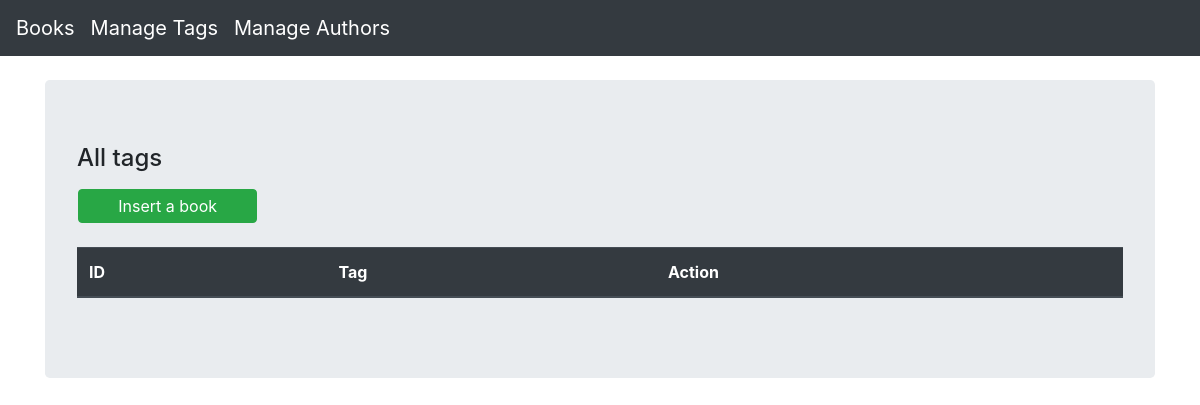
/tags/index.php, run on an earlier commit of the app's database.
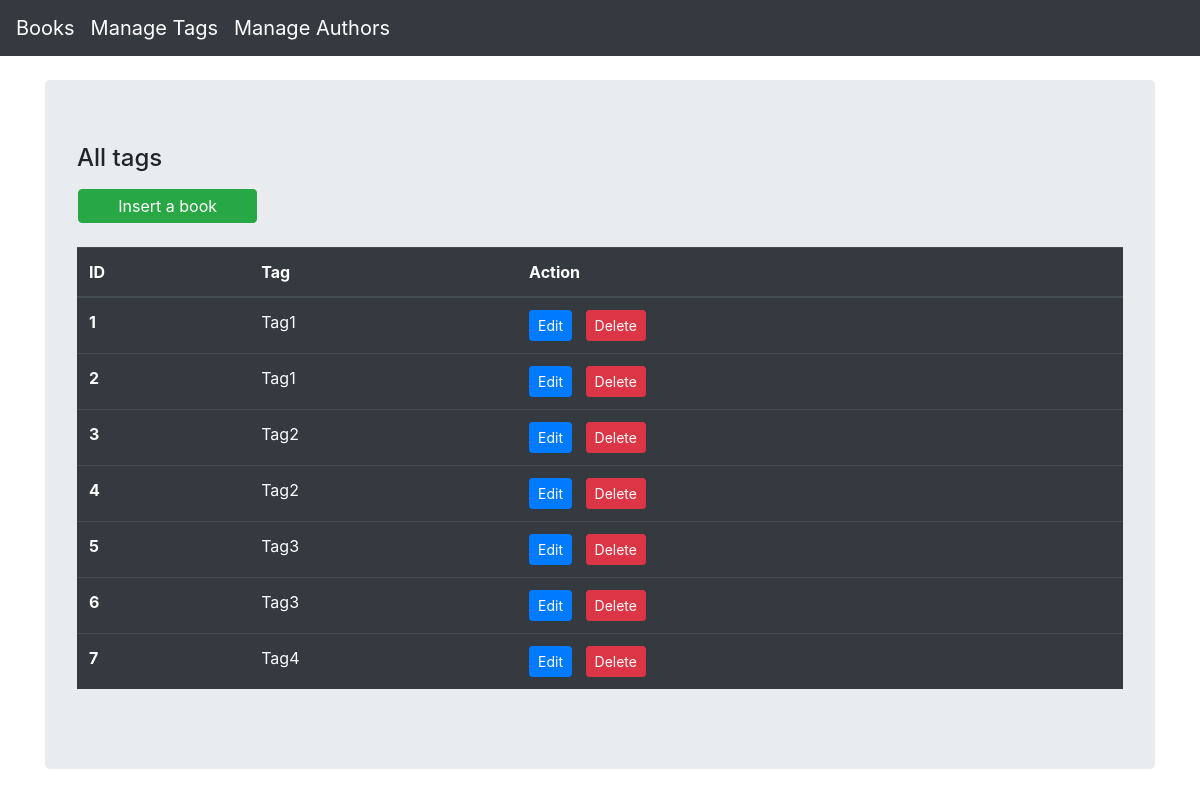
And on a later commit of the database.
### tables this page shows
CREATE TABLE `tags` (
    `id` int(11) NOT NULL,
    `tag` varchar(256) NOT NULL
  );

### models/tags.php (called while the page is built, shortened)
<?php
class Tag
{
    private $conn;
    private $table_name = "tags";
    public function __construct($db)
    {
        $this->conn = $db;
    }
    function read()
    {
        $query = "SELECT
                    id, tag
                FROM
                    " . $this->table_name . "";
        $stmt = $this->conn->prepare($query);
        $stmt->execute();
        $result = $stmt->fetchAll();
        return $result;
    }
}

### tags/index.php (the view, shortened to what this page needs)
<?php
include_once '../models/tags.php';
$database = new Database();
$db = $database->getConnection();
$tag = new Tag($db);
?>
<!DOCTYPE html>
<html lang="en">
<head>
    <link rel="stylesheet" href="https://stackpath.bootstrapcdn.com/bootstrap/4.3.1/css/bootstrap.min.css">
</head>
<body>
    <div class="container mt-4">
        <div class="row">
            <div class="col-lg-12">
                <div class="jumbotron">
                    <div class="row">
                        <h4 class="col-12 mb-3">All tags</h4>
                        <a type="submit" class="btn btn-success col-2 mb-4 ml-3 p-1" href="create.php">Insert a book</a>
                    </div>
                    <table class="table table-dark">
                        <thead>
                            <tr>
                                <th scope="col">ID</th>
                                <th scope="col">Tag</th>
                                <th scope="col">Action</th>
                            </tr>
                        </thead>
                        <tbody>
                            <?php
                            $tags = $tag->read();
                            foreach ($tags as $row) :  ?>
                                <tr>
                                    <th scope="row"><?php echo $row['id']; ?></th>
                                    <td><?php echo $row['tag']; ?></td>
                                    <td><a class="btn btn-sm btn-primary" href="edit.php?id=<?php echo $row['id']; ?>">Edit</a> &nbsp; <a class="btn btn-sm btn-danger" href="delete.php?id=<?php echo $row['id'] ?>">Delete</a></td>
                                </tr>
                            <?php endforeach; ?>
                        </tbody>
                    </table>
                </div>
            </div>
        </div>
    </div>
</body>
</html>

What changed in the data, as far as the page shows it:
added tags: id "1", tag "Tag1"
added tags: id "2", tag "Tag1"
added tags: id "3", tag "Tag2"
added tags: id "4", tag "Tag2"
added tags: id "5", tag "Tag3"
added tags: id "6", tag "Tag3"
added tags: id "7", tag "Tag4"
